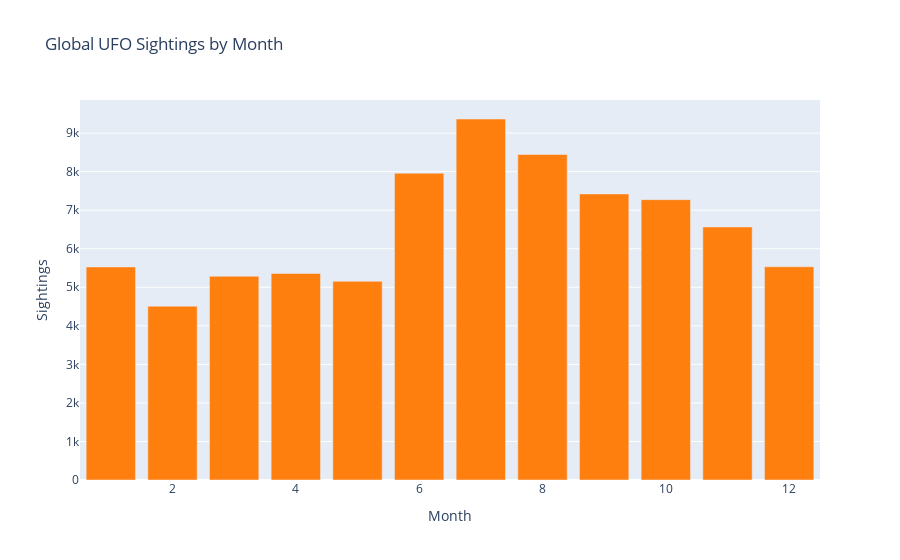

This figure's notebook cell:
### Code cell
import plotly.offline as py
import plotly.graph_objs as go

m_cts = (ufo['datetime'].dt.month.value_counts()).sort_index()
m_ctsx = m_cts.index
m_ctsy = m_cts.values




# Convert the bar chart to Plotly format
month_fig = go.Figure(data=[go.Bar(x=m_ctsx, y=m_ctsy, marker=dict(color='rgb(255, 127, 14)'))])
month_fig.update_layout(
    title='Global UFO Sightings by Month',
    xaxis=dict(title='Month'),
    yaxis=dict(title='Sightings'),
    showlegend=False
)

# Render the Plotly figure in Jupyter notebook
py.init_notebook_mode(connected=True)
py.iplot(month_fig)

### Figure 1 — Plotly figure (JSON) as saved in the notebook; plotly's stock layout.template omitted (floating-point values rounded to 4 significant figures)
{"data": [{"marker": {"color": "rgb(255, 127, 14)"}, "type": "bar", "x": [1, 2, 3, 4, 5, 6, 7, 8, 9, 10, 11, 12], "y": [5528, 4510, 5287, 5358, 5155, 7959, 9366, 8444, 7422, 7274, 6565, 5532]}], "layout": {"showlegend": false, "title": {"text": "Global UFO Sightings by Month"}, "xaxis": {"title": {"text": "Month"}}, "yaxis": {"title": {"text": "Sightings"}}}}
